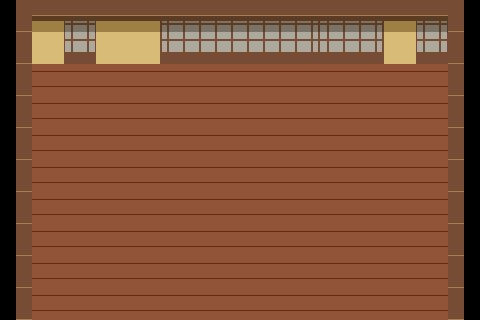

A level layout from a 2D game, rendered from its tile map. Below: a short description, then the map file with tile-grid data replaced by summaries:
An orthogonal 15x10 tile map with 32x32 px tiles, 2 tile layers (floor, wall), 3 tilesets and 99 objects (16x seat, 8x table, 6x belt_waypoint, 5x customer_spawn, belt_spawn, ...).

<map version="1.10" tiledversion="1.11.2" orientation="orthogonal" renderorder="right-down" width="15" height="10" tilewidth="32" tileheight="32" infinite="0" nextlayerid="16" nextobjectid="582">
 <properties>
  <property name="music" value="L3_MUSIC" />
 </properties>
 <tileset firstgid="1" source="Interior.tsx" />
 <tileset firstgid="257" source="Player.tsx" />
 <tileset firstgid="275" source="Chef.tsx" />
 <layer id="12" name="floor" width="15" height="10">
  <data>[150 cells, 130 non-empty, 3 distinct tile ids]</data>
 </layer>
 <layer id="11" name="wall" width="15" height="10">
  <data>[150 cells, 38 non-empty, 9 distinct tile ids]</data>
 </layer>
 <objectgroup id="14" name="small-objects">
  <object id="436" gid="57" x="96" y="40" width="32" height="32" />
  <object id="437" gid="57" x="32" y="40" width="32" height="32" />
  <object id="438" gid="73" x="128" y="40" width="32" height="32" />
  <object id="439" gid="73" x="384" y="40" width="32" height="32" />
  <object id="440" gid="73" x="232" y="40" width="32" height="32" />
  <object id="441" gid="73" x="264" y="40" width="32" height="32" />
  <object id="443" gid="73" x="296" y="40" width="32" height="32" />
  <object id="444" gid="55" x="232" y="64" width="32" height="32" />
  <object id="445" gid="40" x="264" y="64" width="32" height="32" />
  <object id="448" gid="38" x="296" y="64" width="32" height="32" />
  <object id="449" gid="72" x="24" y="80" width="32" height="32" />
  <object id="450" gid="72" x="24" y="312" width="32" height="32" />
  <object id="451" gid="70" x="296" y="240" width="32" height="32" />
  <object id="452" gid="71" x="424" y="312" width="32" height="32" />
  <object id="453" gid="71" x="360" y="72" width="32" height="32" />
  <object id="454" gid="71" x="408" y="72" width="32" height="32" />
  <object id="455" gid="52" x="384" y="64" width="32" height="32" />
  <object id="457" gid="69" x="136" y="80" width="32" height="32" />
  <object id="458" gid="69" x="112" y="80" width="32" height="32" />
  <object id="459" gid="69" x="88" y="80" width="32" height="32" />
  <object id="460" gid="54" x="112" y="64" width="32" height="32" />
  <object id="461" gid="37" x="136" y="64" width="32" height="32" />
  <object id="462" gid="39" x="88" y="64" width="32" height="32" />
  <object id="463" gid="56" x="32" y="64" width="32" height="32" />
  <object id="557" gid="46" x="48.7273" y="183.636" width="32" height="32" />
  <object id="558" gid="46" x="48.5455" y="151.636" width="32" height="32" />
  <object id="559" gid="30" x="48" y="120" width="32" height="32" />
  <object id="560" gid="31" x="77.8182" y="120.364" width="32" height="32" />
  <object id="561" gid="31" x="109.818" y="120.364" width="32" height="32" />
  <object id="562" gid="32" x="141.818" y="120.364" width="32" height="32" />
  <object id="563" gid="64" x="141.818" y="152.318" width="32" height="32" />
  <object id="564" gid="63" x="109.818" y="152.364" width="32" height="32" />
  <object id="565" gid="30" x="77.8182" y="152.364" width="32" height="32" />
  <object id="566" gid="46" x="77.8182" y="184.364" width="32" height="32" />
  <object id="567" gid="64" x="79.7273" y="216.091" width="32" height="32" />
  <object id="568" gid="62" x="48.6136" y="216" width="32" height="32" />
 </objectgroup>
 <objectgroup id="15" name="objects">
  <object id="422" gid="203" x="416" y="232" width="32" height="32" />
  <object id="423" gid="203" x="384" y="232" width="32" height="32" />
  <object id="426" gid="86" x="424" y="240" width="32" height="32" />
  <object id="428" gid="203" x="320" y="232" width="32" height="32" />
  <object id="429" gid="170" x="288" y="232" width="32" height="32" />
  <object id="430" gid="186" x="288" y="264" width="32" height="32" />
  <object id="432" gid="202" x="288" y="296" width="32" height="32" />
  <object id="434" name="customer_spawn" x="184" y="80">
   <point />
  </object>
  <object id="486" name="customer_spawn" x="216" y="80">
   <point />
  </object>
  <object id="487" name="customer_spawn" x="248" y="80">
   <point />
  </object>
  <object id="488" name="customer_spawn" x="280" y="80">
   <point />
  </object>
  <object id="489" name="customer_spawn" x="312" y="80">
   <point />
  </object>
  <object id="495" name="seat" gid="185" x="136" y="264" width="32" height="32">
   <properties>
    <property name="seatIndex" type="int" value="4" />
    <property name="tableId" type="int" value="2" />
   </properties>
  </object>
  <object id="496" name="table" gid="201" x="136" y="280" width="32" height="32">
   <properties>
    <property name="tableId" type="int" value="2" />
   </properties>
  </object>
  <object id="497" name="seat" gid="185" x="136" y="296" width="32" height="32">
   <properties>
    <property name="seatIndex" type="int" value="5" />
    <property name="tableId" type="int" value="2" />
   </properties>
  </object>
  <object id="498" name="seat" gid="185" x="136" y="200" width="32" height="32" />
  <object id="499" name="table" gid="201" x="136" y="216" width="32" height="32" />
  <object id="500" name="seat" gid="185" x="136" y="232" width="32" height="32">
   <properties>
    <property name="seatIndex" type="int" value="1" />
   </properties>
  </object>
  <object id="513" name="seat" gid="185" x="208" y="264" width="32" height="32">
   <properties>
    <property name="seatIndex" type="int" value="6" />
    <property name="tableId" type="int" value="3" />
   </properties>
  </object>
  <object id="514" name="table" gid="201" x="208" y="280" width="32" height="32">
   <properties>
    <property name="seats" type="int" value="2" />
    <property name="tableId" type="int" value="3" />
   </properties>
  </object>
  <object id="515" name="seat" gid="185" x="208" y="296" width="32" height="32">
   <properties>
    <property name="seatIndex" type="int" value="7" />
   </properties>
  </object>
  <object id="516" name="seat" gid="185" x="208" y="200" width="32" height="32">
   <properties>
    <property name="seatIndex" type="int" value="2" />
    <property name="tableId" type="int" value="1" />
   </properties>
  </object>
  <object id="517" name="table" gid="201" x="208" y="216" width="32" height="32">
   <properties>
    <property name="tableId" type="int" value="1" />
   </properties>
  </object>
  <object id="518" name="seat" gid="185" x="208" y="232" width="32" height="32">
   <properties>
    <property name="seatIndex" type="int" value="3" />
    <property name="tableId" type="int" value="1" />
   </properties>
  </object>
  <object id="531" name="seat" gid="185" x="328" y="168" width="32" height="32">
   <properties>
    <property name="seatIndex" type="int" value="8" />
    <property name="tableId" type="int" value="4" />
   </properties>
  </object>
  <object id="532" name="table" gid="201" x="328" y="184" width="32" height="32">
   <properties>
    <property name="tableId" type="int" value="4" />
   </properties>
  </object>
  <object id="533" name="seat" gid="185" x="328" y="200" width="32" height="32">
   <properties>
    <property name="seatIndex" type="int" value="9" />
    <property name="tableId" type="int" value="4" />
   </properties>
  </object>
  <object id="534" name="seat" gid="185" x="328" y="104" width="32" height="32">
   <properties>
    <property name="seatIndex" type="int" value="14" />
    <property name="tableId" type="int" value="7" />
   </properties>
  </object>
  <object id="535" name="table" gid="201" x="328" y="120" width="32" height="32">
   <properties>
    <property name="tableId" type="int" value="7" />
   </properties>
  </object>
  </objectgroup>
 <objectgroup id="13" name="wall-object">
  <!-- 14 objects omitted --></objectgroup>
</map>
<!-- 34 of 99 objects omitted -->
